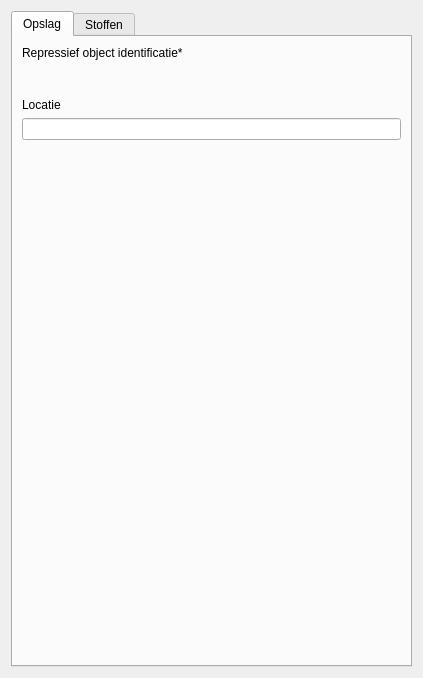
<?xml version="1.0" encoding="UTF-8"?>
<ui version="4.0">
 <class>Dialog</class>
 <widget class="QDialog" name="Dialog">
  <property name="geometry">
   <rect>
    <x>0</x>
    <y>0</y>
    <width>423</width>
    <height>678</height>
   </rect>
  </property>
  <property name="windowTitle">
   <string>Dialog</string>
  </property>
  <layout class="QVBoxLayout" name="verticalLayout">
   <item>
    <widget class="QTabWidget" name="tabWidget">
     <property name="currentIndex">
      <number>0</number>
     </property>
     <widget class="QWidget" name="tab">
      <attribute name="title">
       <string>Opslag</string>
      </attribute>
      <layout class="QVBoxLayout" name="verticalLayout_3">
       <item>
        <layout class="QVBoxLayout" name="verticalLayout_2">
         <item>
          <widget class="QLabel" name="label_2">
           <property name="sizePolicy">
            <sizepolicy hsizetype="Minimum" vsizetype="Minimum">
             <horstretch>0</horstretch>
             <verstretch>0</verstretch>
            </sizepolicy>
           </property>
           <property name="text">
            <string>Repressief object identificatie*</string>
           </property>
          </widget>
         </item>
         <item>
          <widget class="QgsRelationReferenceWidget" name="object_id" native="true">
           <property name="sizePolicy">
            <sizepolicy hsizetype="Preferred" vsizetype="Preferred">
             <horstretch>0</horstretch>
             <verstretch>0</verstretch>
            </sizepolicy>
           </property>
           <property name="minimumSize">
            <size>
             <width>0</width>
             <height>26</height>
            </size>
           </property>
           <property name="whatsThis">
            <string/>
           </property>
          </widget>
         </item>
         <item>
          <widget class="QLabel" name="label_4">
           <property name="sizePolicy">
            <sizepolicy hsizetype="Minimum" vsizetype="Preferred">
             <horstretch>0</horstretch>
             <verstretch>0</verstretch>
            </sizepolicy>
           </property>
           <property name="text">
            <string>Locatie</string>
           </property>
          </widget>
         </item>
         <item>
          <widget class="QLineEdit" name="locatie"/>
         </item>
         <item>
          <spacer name="verticalSpacer">
           <property name="orientation">
            <enum>Qt::Vertical</enum>
           </property>
           <property name="sizeHint" stdset="0">
            <size>
             <width>20</width>
             <height>0</height>
            </size>
           </property>
          </spacer>
         </item>
        </layout>
       </item>
      </layout>
     </widget>
     <widget class="QWidget" name="tab_2">
      <attribute name="title">
       <string>Stoffen</string>
      </attribute>
      <layout class="QVBoxLayout" name="verticalLayout_4">
       <item>
        <widget class="QgsRelationEditorWidget" name="stoffen">
         <property name="enabled">
          <bool>true</bool>
         </property>
         <property name="qgisRelation" stdset="0">
          <string notr="true">opslag_stoffen_rel</string>
         </property>
        </widget>
       </item>
      </layout>
     </widget>
    </widget>
   </item>
  </layout>
 </widget>
 <customwidgets>
  <customwidget>
   <class>QgsCollapsibleGroupBox</class>
   <extends>QGroupBox</extends>
   <header>qgscollapsiblegroupbox.h</header>
   <container>1</container>
  </customwidget>
  <customwidget>
   <class>QgsRelationEditorWidget</class>
   <extends>QgsCollapsibleGroupBox</extends>
   <header>qgsrelationeditorwidget.h</header>
   <container>1</container>
  </customwidget>
  <customwidget>
   <class>QgsRelationReferenceWidget</class>
   <extends>QWidget</extends>
   <header>qgsrelationreferencewidget.h</header>
  </customwidget>
 </customwidgets>
 <resources/>
 <connections/>
</ui>
